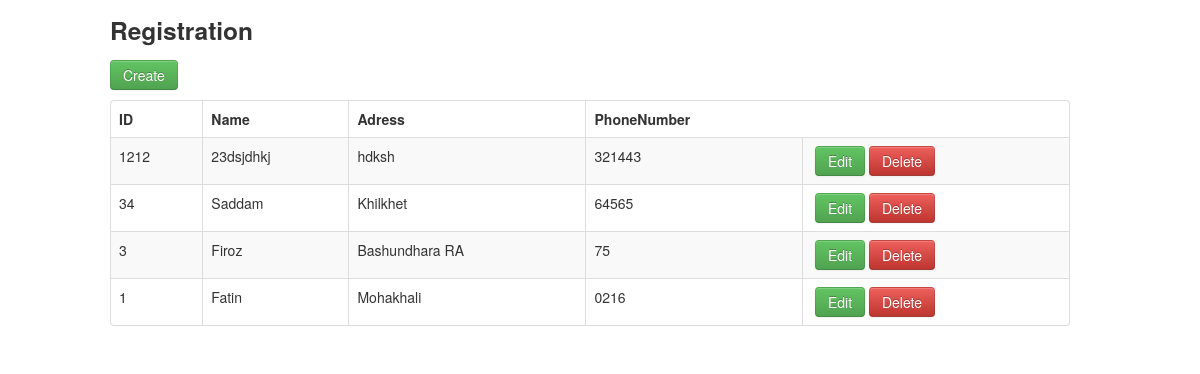
The page / on the database its author committed.
### tables this page shows
CREATE TABLE `student` (
  `ID` int(11) NOT NULL,
  `Name` varchar(80) DEFAULT NULL,
  `Address` varchar(80) DEFAULT NULL,
  `PhoneNumber` varchar(80) DEFAULT NULL,
  PRIMARY KEY (`ID`)
);

### index.php (the view, shortened to what this page needs)
<!DOCTYPE html>
<html lang="en">
<head>
    <link   href="css/bootstrap.min.css" rel="stylesheet">
</head>
<body>
    <div class="container">
    		<div class="row">
    			<h3>Registration</h3>
    		</div>
			<div class="row">
				<p>
					<a href="create.php" class="btn btn-success">Create</a>
				</p>
				<table class="table table-striped table-bordered">
		              <thead>
		                <tr>
		                  <th>ID</th>
		                  <th>Name</th>
		                  <th>Adress</th>
		                  <th>PhoneNumber</th>
		                </tr>
		              </thead>
		              <tbody>
		              <?php
					   $pdo = Database::connect();
					   $sql = 'SELECT * FROM student ORDER BY id DESC';
	 				   foreach ($pdo->query($sql) as $row) {
						   		echo '<tr>';
							   	echo '<td>'. $row['ID'] . '</td>';
							   	echo '<td>'. $row['Name'] . '</td>';
							   	echo '<td>'. $row['Address'] . '</td>';
                  echo '<td>'. $row['PhoneNumber'] . '</td>';
							   	echo '<td width=250>';
							   	echo '<a class="btn btn-success" href="update.php?id='.$row['ID'].'">Edit</a>';
							   	echo '<a class="btn btn-danger" href="delete.php?id='.$row['ID'].'">Delete</a>';
							   	echo '</td>';
							   	echo '</tr>';
					   }
					  ?>
				      </tbody>
	            </table>
    	</div>
    </div>
  </body>
</html>

### rows shown on the page
student: ID "1212", Name "23dsjdhkj", Address "hdksh", PhoneNumber "321443"
student: ID "34", Name "Saddam", Address "Khilkhet", PhoneNumber "64565"
student: ID "3", Name "Firoz", Address "Bashundhara RA", PhoneNumber "75"
student: ID "1", Name "Fatin", Address "Mohakhali", PhoneNumber "0216"
